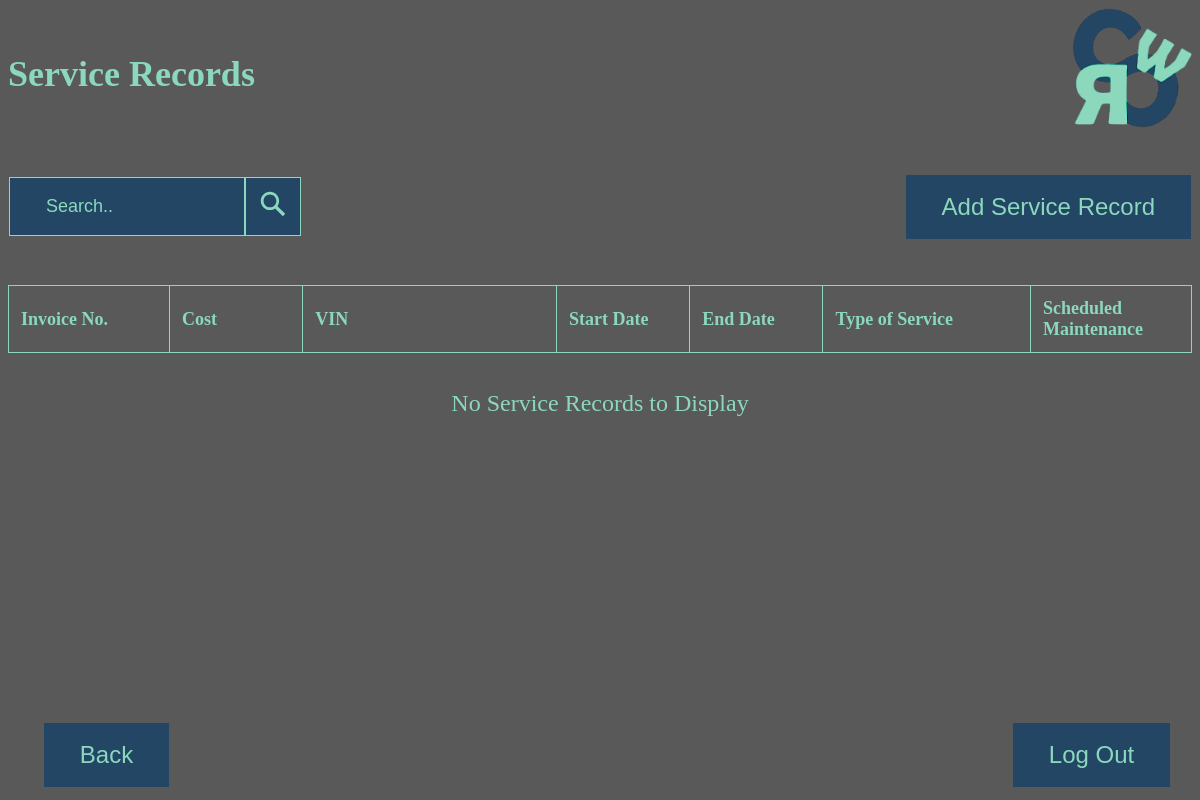
The page /cpsc471_project/emp_serv_recs.php on the database as committed earlier.
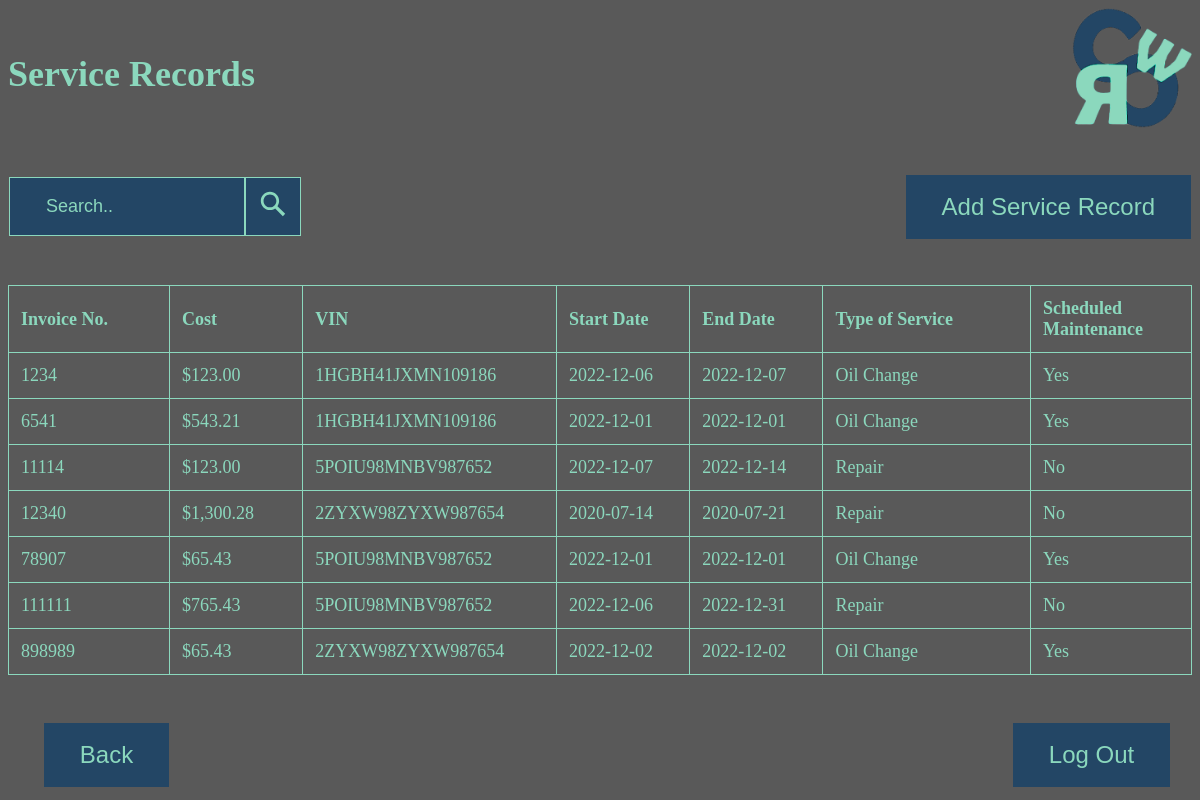
The same page on the database as committed later.
### tables this page shows
CREATE TABLE `service_record` (
  `Invoice_no` int(11) NOT NULL,
  `Cost` float NOT NULL,
  `Start_date` date NOT NULL,
  `End_date` date DEFAULT NULL,
  `Type_of_service` varchar(25) DEFAULT NULL,
  `Scheduled_maintenance` varchar(25) DEFAULT NULL,
  `VIN` char(17) DEFAULT NULL
);

CREATE TABLE `vehicle` (
  `VIN` char(17) NOT NULL,
  `Status` varchar(20) NOT NULL,
  `Mileage` int(11) NOT NULL,
  `Licence_plate_no` varchar(10) NOT NULL,
  `Registration_province` char(2) NOT NULL,
  `InsuranceID` int(11) DEFAULT NULL,
  `Branch_no` int(11) DEFAULT NULL
);

### cpsc471_project/emp_serv_recs.php (the view, shortened to what this page needs)
<!DOCTYPE html>
<html>
<head>
</head>
<body>
<div class="header">
<h1 style="font-size:3vw">
Service Records
</h1>
    <img src="logo.png" alt="logo" width=2vw height=2vw/>
</div>
<br>
<br>
    <table class = "toptable">
    <form action="search_serv_recs_post.php"  method="post">
      <tr>
        <td>
          <div class = "searchbar">
      <input type="search" placeholder="Search.." name="search" required>
     <button class = "searchbutton" class= "submitbutton" type="submit" name="submit" value="Submit">
      </button>
      </form>
    <td class = "addbutton">
    <button class= "backbutton" text-align=right type="button" onclick="window.location.href='add_serv_rec.php'"> Add Service Record</button>
    </td>
</table>
  <br>
  <br>
  <table class="rec_table">
    <tr>
        <th width = 15%>Invoice No.</th>
        <th width = 12%>Cost</th>
        <th width = 25%>VIN</th>
        <th width = 12%>Start Date</th>
        <th width = 12%>End Date</th>
        <th width = 20%>Type of Service</th>
        <th width = 15%>Scheduled Maintenance</th>
</tr>
<?php
    $con = mysqli_connect("localhost","root","","cwcrs_db");
    $sql = "SELECT * FROM Service_record, Vehicle WHERE Service_record.VIN = Vehicle.VIN";
    $result = $con->query($sql);
    $count = mysqli_num_rows($result);
    $check = 0;
    if ($result->num_rows > 0) {
        while($row = $result->fetch_assoc()) {
                echo "
                        <tr>
                        <td>" . $row["Invoice_no"] . "</td> <td>$" . number_format($row["Cost"], 2) . "</td> <td>" .
                        $row["VIN"] . "</td> <td>" . $row["Start_date"]. "</td> <td>" . $row["End_date"] .
                        "</td> <td>" . $row["Type_of_service"] . "</td> <td>" . $row["Scheduled_maintenance"] .
                        "</td> </tr>";
      } if ($count == $check){
        echo "</table>";
        echo "<br>";
        echo "<br>";
        echo "<br>";
        echo "<br>";
        echo "<table class='no_rec'>";
        echo "<tr>";
        echo "<td>";
        echo "No Service Records to Display";
        echo "</td>";
        echo "</tr>";
        echo "</table>";
      }
      } else {
        echo "</table>";
        echo "<br>";
        echo "<br>";
        echo "<table class='no_rec'>";
        echo "<tr>";
        echo "<td>";
        echo "No Service Records to Display";
        echo "</td>";
        echo "</tr>";
        echo "</table>";
      }
?>
</table>
  <table class="bottom_table">
  <tr>
    <td>
    <button class= "backbutton" text-align=left type="button" onclick="window.location.href='emp_start.php'"> Back</button>
</td>
<td>
</td>
<td>
</td>
<td>
</td>
<td>
</td>
<td>
    <button class= "logoutbutton" type="button" onclick="window.location.href='login.php'"> Log Out</button>
</td>
</tr>
</table>
    </body>
    </html>

### cpsc471_project/emp_serv_recs.php (style rules this page uses)
body { background-color: rgba(0,0,0,0.6499999761581421); font-family: verdana; color: rgba(139,216,189,1); }
.header { overflow:auto; }
.header img { float: right; width: 10vw; height: 10vw; }
.header h1 { float: left; color: rgba(139,216,189,1); font-family:verdana; top: 50%; transform: translateY(50%); }
::placeholder { color: rgba(139,216,189,1); }
input[type=search] { width: 40%; padding: 1.5vw 3vw; margin: 1vw 0; display: inline-block; border: 1px solid rgba(139,216,189,1); box-sizing: border-box; background-color: rgba(35,70,101,1); color: rgba(139,216,189,1); font-size:1.5vw; placeholder-color: rgba(139,216,189,1); }
table { font-family: verdana; color: rgba(139,216,189,1); border-collapse: collapse; width: 100%; vertical-align: middle; table-layout: fixed; }
.rec_table { border: 1px solid rgba(139,216,189,1); }
th { font-size:1.5vw; text-align: left; padding: 1vw; border: 1px solid rgba(139,216,189,1); }
.rec_table td { font-size:1.5vw; text-align: left; padding: 1vw; border: 1px solid rgba(139,216,189,1); }
.bottom_table { position: absolute; bottom:1vw; width: 98.5%; overflow: scroll; }
.bottom_table td { text-align: center; padding 1.5vw; }
button { background-color: rgba(35,70,101,1); border: none; color: rgba(139,216,189,1); padding: 1.5vw 3vw; text-align: center; text-decoration: none; display: inline-block; font-size: 2vw; cursor: pointer; }
.searchbutton { padding: 0.9vw 1vw; border: 1px solid rgba(139,216,189,1); }
svg { color: rgba(139,216,189,1); fill: currentColor; width: 2.5vw; height: 2.5vw; }
.searchbar { display:flex; flex-direction:row; align-items:center; }
.addbutton { text-align: right; }
.no_rec { text-align: center; font-size: 2vw; padding: 2vw; }

Rows that differ between the two databases and show on the page:
added service_record: Invoice_no "1234", Cost "123.00", VIN.VIN "1HGBH41JXMN109186", Start_date "2022-12-06", End_date "2022-12-07", Type_of_service "Oil Change", Scheduled_maintenance "Yes"
added service_record: Invoice_no "6541", Cost "543.21", VIN.VIN "1HGBH41JXMN109186", Start_date "2022-12-01", End_date "2022-12-01", Type_of_service "Oil Change", Scheduled_maintenance "Yes"
added service_record: Invoice_no "11114", Cost "123.00", VIN.VIN "5POIU98MNBV987652", Start_date "2022-12-07", End_date "2022-12-14", Type_of_service "Repair", Scheduled_maintenance "No"
added service_record: Invoice_no "12340", Cost "1,300.28", VIN.VIN "2ZYXW98ZYXW987654", Start_date "2020-07-14", End_date "2020-07-21", Type_of_service "Repair", Scheduled_maintenance "No"
added service_record: Invoice_no "78907", Cost "65.43", VIN.VIN "5POIU98MNBV987652", Start_date "2022-12-01", End_date "2022-12-01", Type_of_service "Oil Change", Scheduled_maintenance "Yes"
added service_record: Invoice_no "111111", Cost "765.43", VIN.VIN "5POIU98MNBV987652", Start_date "2022-12-06", End_date "2022-12-31", Type_of_service "Repair", Scheduled_maintenance "No"
added service_record: Invoice_no "898989", Cost "65.43", VIN.VIN "2ZYXW98ZYXW987654", Start_date "2022-12-02", End_date "2022-12-02", Type_of_service "Oil Change", Scheduled_maintenance "Yes"
Other text that changed with them:
text no longer shown: "No Service Records to Display"
